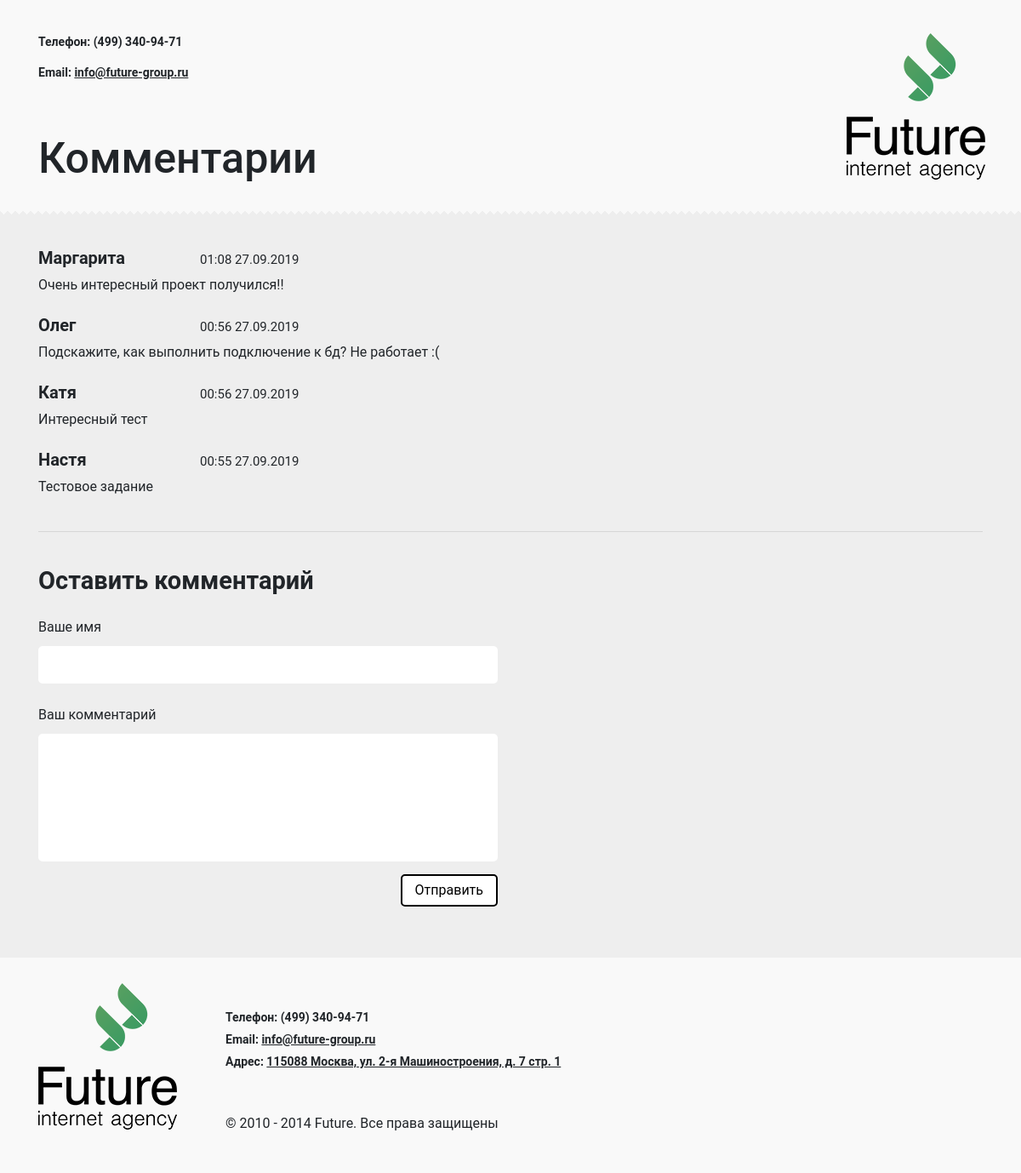
The page / on the database its author committed.
### tables this page shows
CREATE TABLE `comments` (
  `ID_comments` int(11) NOT NULL,
  `name` varchar(15) NOT NULL,
  `comment` varchar(400) NOT NULL,
  `date` datetime NOT NULL
);

### index.php (the view, shortened to what this page needs)
<html>
<head>
    <link rel="stylesheet" href="css/bootstrap.min.css">
    <link rel="stylesheet" href="css/style.css">
</head>
<body>
<div class="header">
    <div class="container">
        <div class="row">
            <div class="col-lg-4 col-md-4">
                <div class="company_info">
                    <p>Телефон: (499) 340-94-71</p>
                    <p>Email: <u>info@future-group.ru</u></p>
                </div>
                <h1><p class="headline">Комментарии</p></h1>
            </div>
            <div class="col-lg-6 col-md-6"></div>
            <div class="col-lg-2 col-md-2">
                <img src="img/logo.png">
            </div>
        </div>
    </div>
</div>
<div class="main_content">
    <div class="container">
        <?php
        $connect = mysqli_connect('localhost', 'db', '12019991', 'database') or die('<span class="text_text">Ошибка подключения к базе</span>');
        $comment = mysqli_query($connect, 'SELECT name, comment, date FROM comments ORDER BY date DESC');
        while ($row = mysqli_fetch_assoc($comment)) {
            echo '<div class="comment">';
            echo '<div class="row">';
            echo '<div class="col-lg-2 col-md-2 name">' . $row['name'] . '</div>';
            echo '<div class="col-lg-2 col-md-2 date_time">' . date('H:i d.m.Y', strtotime(str_replace('-', '/', $row['date']))) . '</div>';
            echo '</div>';
            echo '<p class="comment_text">' . $row['comment'] . '</p>';
            echo ' </div>';
        }
        ?>
        <hr>
        <div class="form_comment">
            <div class="row">
                <div class="col-lg-6 col-md-6">
                    <h2>Оставить комментарий</h2>
                    <form action="comment_func.php" method="post">
                        <p class="field_name">Ваше имя</p>
                        <input type="text" name="user_name" required/>
                        <p class="field_name">Ваш комментарий</p>
                        <textarea name="user_comment" required></textarea>
                        <button>Отправить</button>
                    </form>
                </div>
            </div>
        </div>
    </div>
</div>
<div class="footer">
    <div class="container">
        <div class="row">
            <div class="col-lg-2 col-md-2">
                <img src="img/logo.png">
            </div>
            <div class="col-lg-9 col-md-9 footer_text">
                <div class="company_info_footer">
                    <p>Телефон: (499) 340-94-71</p>
                    <p>Email: <u>info@future-group.ru</u></p>
                    <p>Адрес: <u>115088 Москва, ул. 2-я Машиностроения, д. 7 стр. 1</u></p>
                </div>
                <p class="copyright">© 2010 - 2014 Future. Все права защищены</p>
            </div>
        </div>
    </div>
</div>
</body>
</html>

### css/style.css (style rules this page uses)
html, body { font-family: "Roboto", sans-serif; background-color: #eee; }
.header { padding-top: 39px; background-color: #f9f9f9; }
.company_info p { font-weight: bold; margin-bottom: 15px; font-size: 14px; }
.headline { font-size: 50px; font-family: "Roboto", sans-serif; margin-top: 60px; }
.header:after { content: " "; display: block; position: relative; top: 0px; left: 0px; width: 100%; height: 36px; background: linear-gradient(#f9f9f9 0%, transparent 0%), linear-gradient(135deg, #eee 33.33%, transparent 33.33%) 0 0%, #eee linear-gradient(45deg, #eee 33.33%, #f9f9f9 33.33%) 0 0%; background: -webkit-linear-gradient(#f9f9f9 0%, transparent 0%), -webkit-linear-gradient(135deg, #eee 33.33%, transparent 33.33%) 0 0%, #eee -webkit-linear-gradient(45deg, #eee 33.33%, #f9f9f9 33.33%) 0 0%; background: -o-linear-gradient(#f9f9f9 0%, transparent 0%), -o-linear-gradient(135deg, #eee 33.33%, transparent 33.33%) 0 0%, #eee -o-linear-gradient(45deg, #eee 33.33%, #f9f9f9 33.33%) 0 0%; background: -moz-linear-gradient(#f9f9f9 0%, transparent 0%), -moz-linear-gradient(135deg, #eee 33.33%, transparent 33.33%) 0 0%, #eee -moz-linear-gradient(45deg, #eee 33.33%, #f9f9f9 33.33%) 0 0%; background-repeat: repeat-x; background-size: 0px 100%, 9px 27px, 9px 27px; }
.main_content { background-color: #eee; margin-top: 20px; }
.name { font-size: 20px; font-weight: bold; }
.date_time { margin-top: 6px; font-size: 15px; }
.comment_text { margin-top: 5px; margin-bottom: 20px; }
hr { margin-top: 40px; margin-bottom: 40px; }
h2 { font-weight: bold; font-size: 29px; margin-bottom: 25px; }
.field_name { margin-top: 25px; margin-bottom: 10px; }
input { width: 100%; border: none; padding: 5px; padding-left: 15px; border: 2px solid white; font-size: 20px; border-radius: 5px; }
textarea { width: 100%; border: none; padding: 5px; border: 2px solid white; font-size: 20px; border-radius: 5px; height: 150px; resize: none; padding-left: 15px; }
button { background-color: white; border: 2px solid black; padding: 5px 15px; border-radius: 5px; float: right; margin-bottom: 60px; margin-top: 15px; }
.footer { padding-top: 30px; padding-bottom: 30px; background-color: #f9f9f9; }
.footer_text { margin-left: 30px; }
.company_info_footer { margin-top: 30px; }
.company_info_footer p { font-weight: bold; margin-bottom: 5px; font-size: 14px; }
.copyright { margin-top: 50px; }

### rows shown on the page
comments: name "Маргарита", date "01:08 27.09.2019", comment "Очень интересный проект получился!!"
comments: name "Олег", date "00:56 27.09.2019", comment "Подскажите, как выполнить подключение к бд? Не работает :("
comments: name "Катя", date "00:56 27.09.2019", comment "Интересный тест"
comments: name "Настя", date "00:55 27.09.2019", comment "Тестовое задание"
